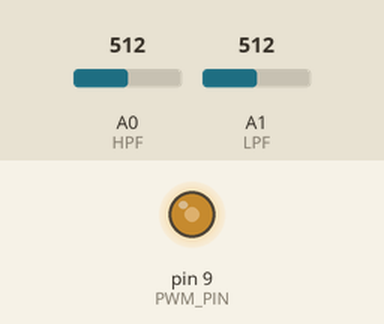
This sketch was run on a simulated Arduino Uno, built with avr-gcc and run on an emulated ATmega328P. On the bench: output pins drawn as LEDs (lit = HIGH). The test bench sets the inputs (shaded band); at power-on: A0 (HPF) = 512, A1 (LPF) = 512. What the sketch prints to the serial monitor is not drawn.

Above: at 0.1 s.
Timing chart, 0 to 1.6 s (numbered marks = the images above):
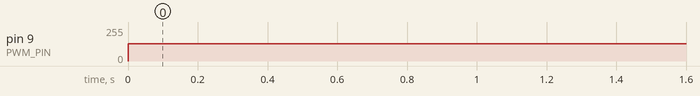

Measured:
- by itself, pin 9 (PWM_PIN): 0/255 → 128/255 at 0.00 s

The sketch:

calcHeight300.ino
```cpp
const int HPF = A0;
const int LPF = A1;
const int SAMPLE_DURATION_MS = 100;
const int SAMPLE_FREQUENCY_HZ = 500;
const int REPEAT_INTERVAL_MS = 1000;
const int PWM_PIN = 9;
const int PWM_VALUE = 128;  // Duty cycle of 50% (128 out of 255)
const int MAX_ANALOG_READ = 1023;

unsigned long lastSampleTime = 0;
unsigned long lastRepeatTime = 0;
int hpfMax = 0;
int lpfMax = 0;
int scaledValue = 0;
unsigned long lastScaledTime = 0;

void setup() {
  pinMode(HPF, INPUT);
  pinMode(LPF, INPUT);
  pinMode(PWM_PIN, OUTPUT);  // Set PWM pin as output
  Serial.begin(9600);
}

void sample() {
  unsigned long currentTime = millis();

  // Check if it's time to start a new sample period
  if (currentTime - lastRepeatTime >= REPEAT_INTERVAL_MS) {
    lastRepeatTime = currentTime;
    lastSampleTime = currentTime;

    // Reset max values
    hpfMax = 0;
    lpfMax = 0;

    // Start sampling
    unsigned long startTime = currentTime;

    while (currentTime - startTime < SAMPLE_DURATION_MS) {
      currentTime = millis();

      int hpfCurrentValue = analogRead(HPF);
      int lpfCurrentValue = analogRead(LPF);

      // Update max value if needed
      hpfMax = max(hpfMax, hpfCurrentValue);
      lpfMax = max(lpfMax, lpfCurrentValue);
    }

    // Serial.print("Maximum HPF value: ");
    // Serial.println(hpfMax);
    // Serial.print("Maximum LPF value: ");
    // Serial.println(lpfMax);
  }
}

int scaled(int value) {
  return map(value, 0, MAX_ANALOG_READ, 0, 4);
}

void generatePWM() {
  // Generate PWM signal on PWM pin
  analogWrite(PWM_PIN, PWM_VALUE);  // Duty cycle of 50% (128 out of 255)
}

void loop() {
  sample();
  unsigned long currentTime = millis();
  if (currentTime - lastScaledTime >= 1000) {
    lastScaledTime = currentTime;
    int currentValue = (lpfMax == 0) ? hpfMax : lpfMax;
    scaledValue = scaled(currentValue);
    Serial.println(scaledValue);
  }
  generatePWM();
}
```
